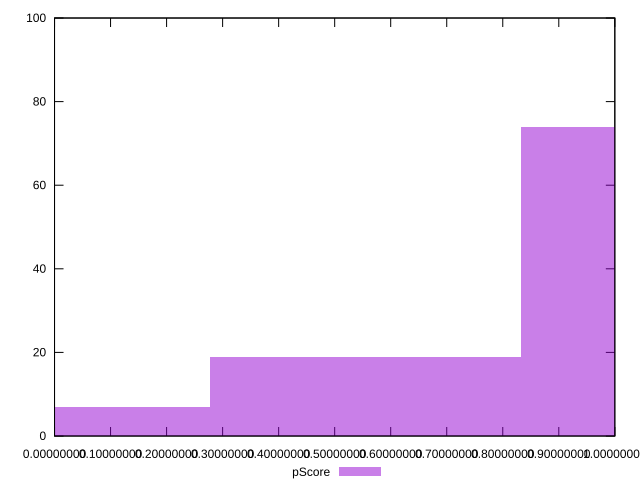

Generate this figure with gnuplot:
reset

$pScore <<EOF
1.1106020396667244 74
0.5553010198333622 19
0 7
EOF

set key outside below
set boxwidth 0.5553010198333622
set xrange [1.5007299125624485e-8:0.9999993380488856]
set yrange [0:100]
set trange [0:100]
set style fill transparent solid 0.5 noborder
set terminal svg size 640, 490 enhanced background rgb 'white'
set output "report_00014_2021-02-09T15:56:05.503Z/estimated-input-latency/samples/pages+cached+noadtech+nomedia/pScore/histogram.svg"

plot $pScore title "pScore" with boxes

reset
